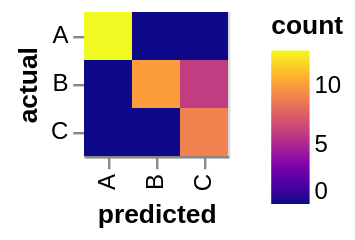

Source (Vega-Lite JSON):
### Vega-Lite specification from a JSON file in a GitHub repository (floating-point values rounded to 4 significant figures)
{"data": {"values": [{"actual": "A", "predicted": "A", "count": 13}, {"actual": "A", "predicted": "B", "count": 0}, {"actual": "A", "predicted": "C", "count": 0}, {"actual": "B", "predicted": "A", "count": 0}, {"actual": "B", "predicted": "B", "count": 10}, {"actual": "B", "predicted": "C", "count": 6}, {"actual": "C", "predicted": "A", "count": 0}, {"actual": "C", "predicted": "B", "count": 0}, {"actual": "C", "predicted": "C", "count": 9}]}, "selection": {"highlight": {"type": "single"}}, "mark": "bar", "encoding": {"y": {"field": "actual", "type": "nominal"}, "x": {"field": "predicted", "type": "nominal"}, "color": {"field": "count", "type": "quantitative", "scale": {"scheme": "plasma"}}, "fillOpacity": {"condition": {"selection": "highlight", "value": 1}, "value": 0.5}}, "config": {"axis": {"zindex": 0}, "scale": {"bandPaddingInner": 0, "bandPaddingOuter": 0}, "range": {"ramp": {"scheme": "yellowgreenblue"}}}}
